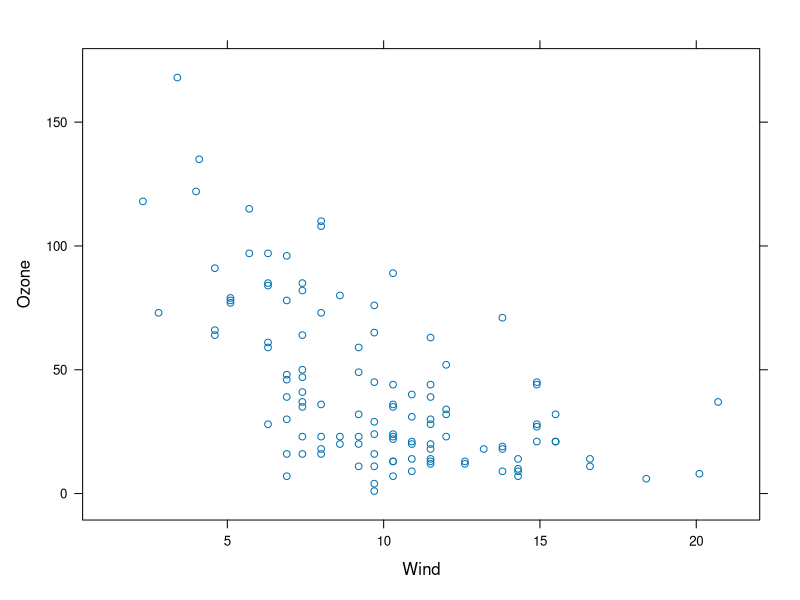
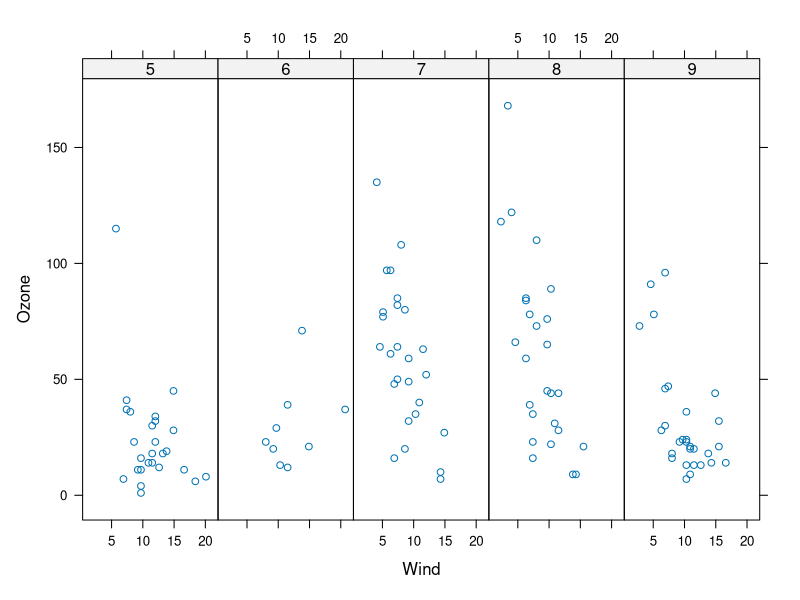
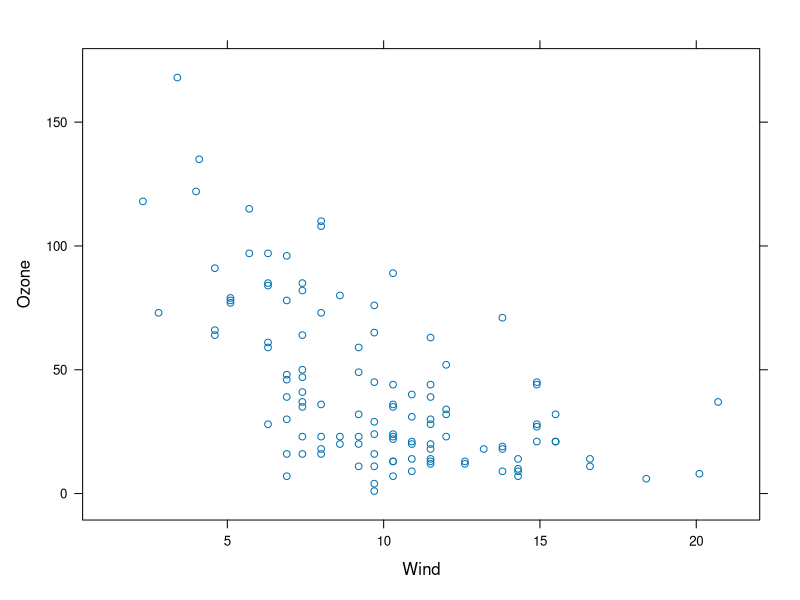
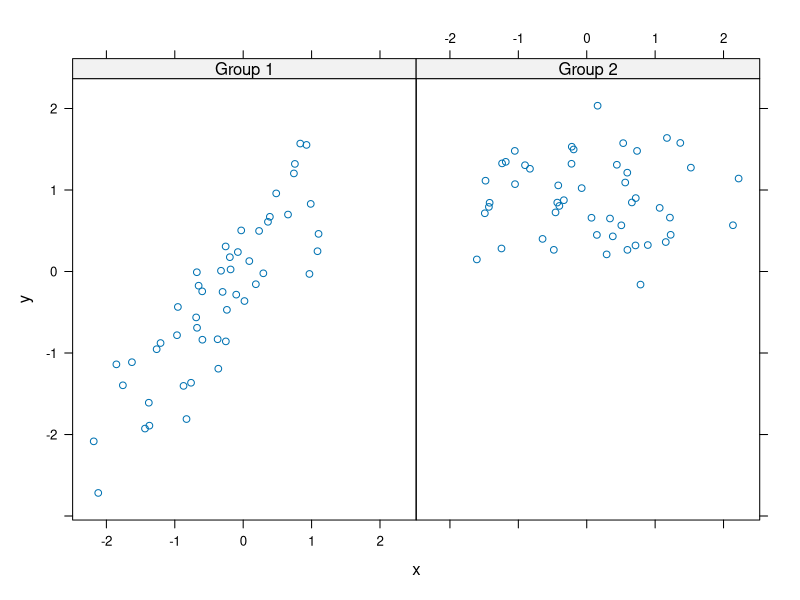
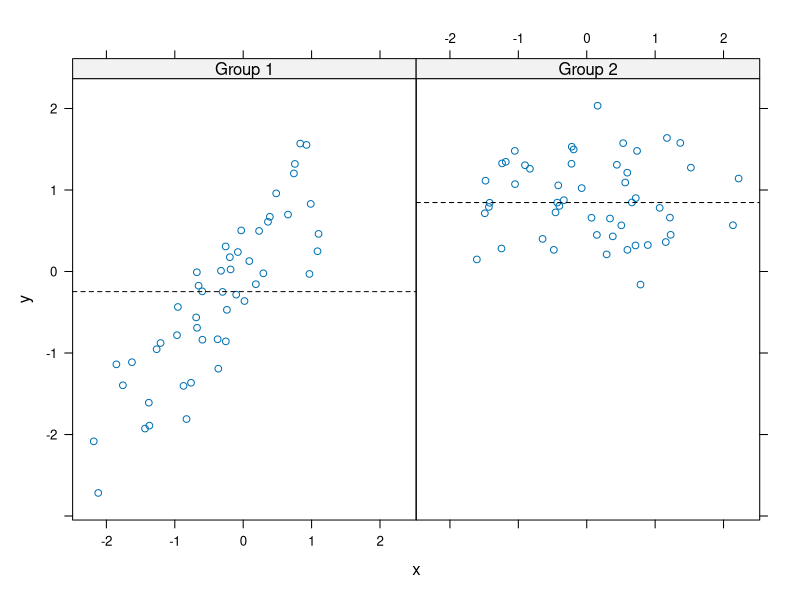
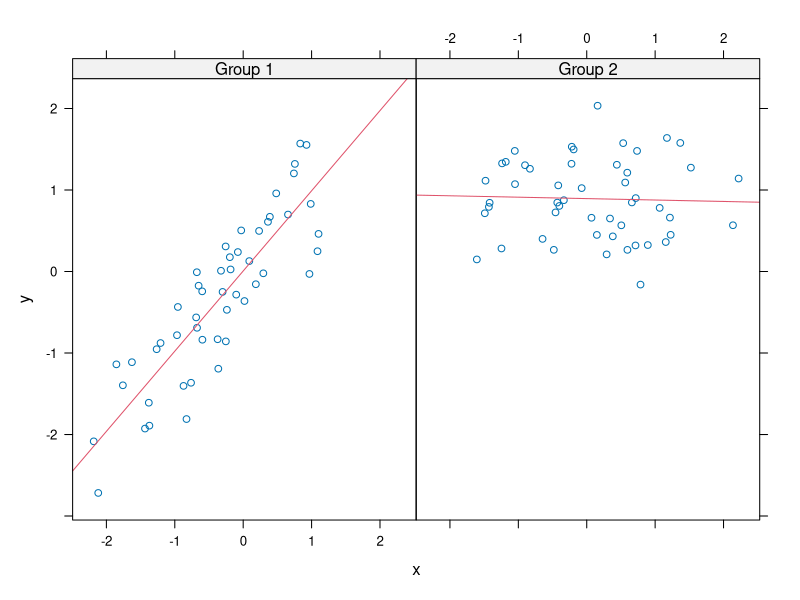
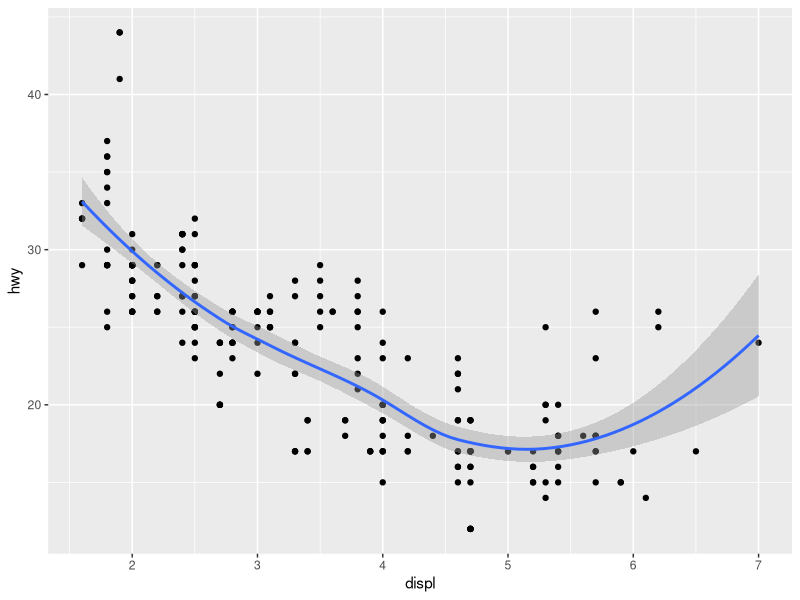
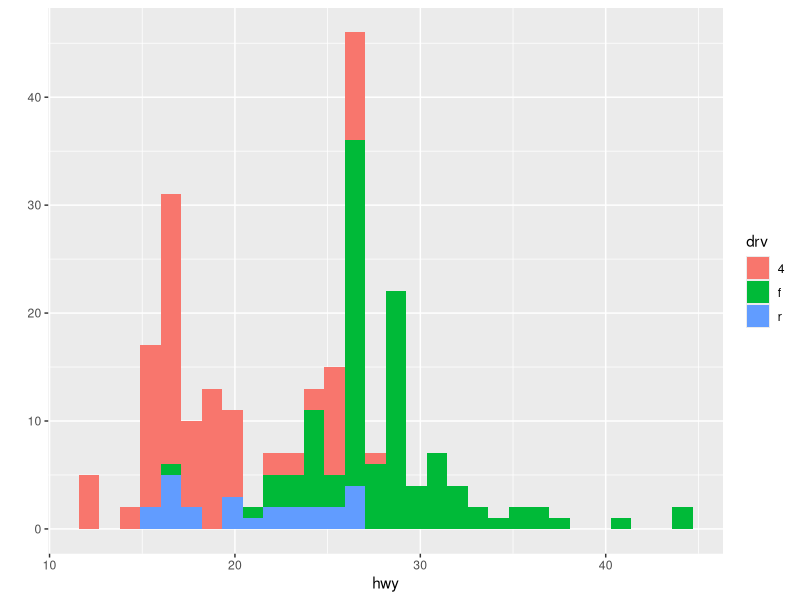

These charts were generated, in order, by the following R code: (Note: this script raises an error after producing the figures.)
library(lattice)
library(datasets)
## Simple scatterplot
xyplot(Ozone ~ Wind, data = airquality)


## Convert 'Month' to a factor variable
airquality <- transform(airquality, Month = factor(Month))
xyplot(Ozone ~ Wind | Month, data = airquality, layout = c(5, 1))



p <- xyplot(Ozone ~ Wind, data = airquality) ## Nothing happens!
print(p) ## Plot appears


set.seed(10)
x <- rnorm(100)
f <- rep(0:1, each = 50)
y <- x + f - f * x + rnorm(100, sd = 0.5)
f <- factor(f, labels = c("Group 1", "Group 2"))
xyplot(y ~ x | f, layout = c(2, 1)) ## Plot with 2 panels


## Custom panel function
xyplot(y ~ x | f, panel = function(x, y, ...) {
      panel.xyplot(x, y, ...) ## First call the default panel function for 'xyplot'
      panel.abline(h = median(y), lty = 2) ## Add a horizontal line at the median
})


## Custom panel function
xyplot(y ~ x | f, panel = function(x, y, ...) {
      panel.xyplot(x, y, ...) ## First call default panel function
      panel.lmline(x, y, col = 2) ## Overlay a simple linear regression line
})

library(ggplot2)
str(mpg)

qplot(displ,hwy,data=mpg,geom=c("point","smooth"))

#Histograms
qplot(hwy,data=mpg,fill=drv)

#Facets
qplot(displ,hwy,data=mpg,facets=.~drv)

qplot(hwy,data=mpg,facets=drv~.,binwidth=2)


testdat<-data.frame(x=1:100,y=rnorm(100))
testdat[50,2]<-100
plot(testdat$x,testdat$y,type="l",ylim=c(-3,3))

g<-ggplot(testdat,aes(x=x,y=y))

g+geom_line()
g+geom_line()+ylim(-3,3)
g+geom_line()+coord_cartesian(ylim=c(-3,3))


## Calculate the deciles of the data!
cutpoints <- quantile(maacs$logno2_new, seq(0, 1, length = 11), na.rm = TRUE)
## Cut the data at the deciles and create a new factor variable!
maacs$no2dec <- cut(maacs$logno2_new, cutpoints)
## See the levels of the newly created factor variable!
levels(maacs$no2dec)